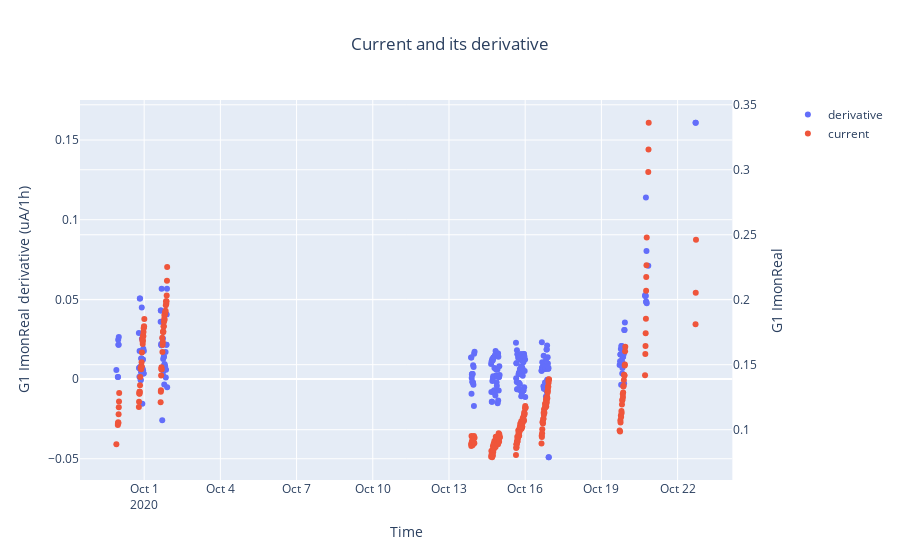

Write notebook code for a chart like this one.
### Code cell
run=417
fig = make_subplots(specs=[[{"secondary_y": True}]])

fig.add_trace(
            go.Scatter(x=cluster_pd.index[cluster_pd["run"]>run],y=cluster_pd.derivative[cluster_pd["run"]>run],name="derivative",mode="markers")
            )
fig.add_trace( 
    go.Scatter(x=cluster_pd.index[cluster_pd["run"]>run],y=cluster_pd.current[cluster_pd["run"]>run],
              mode="markers",name="current"
              ),
    secondary_y=True)
fig.update_layout(title=dict(text='Current and its derivative', x=0.5),
                   yaxis_title='G1 ImonReal derivative (uA/1h)',
                   yaxis2_title='G1 ImonReal ',
                   xaxis_title='Time')
fig.write_html("exp_plots/Derivative_and_current_corretto.html", include_plotlyjs="CDN")

fig.show()

### Figure 1 — Plotly figure (JSON) as saved in the notebook; plotly's stock layout.template omitted (floating-point values rounded to 4 significant figures; data arrays with more than 128 entries replaced by an {"elided": "..."} marker saying what was removed)
{"data": [{"mode": "markers", "name": "derivative", "type": "scatter", "x": {"elided": "248 str values"}, "y": {"elided": "248 float values"}}, {"mode": "markers", "name": "current", "type": "scatter", "x": {"elided": "248 str values"}, "xaxis": "x", "y": {"elided": "248 float values"}, "yaxis": "y2"}], "layout": {"title": {"text": "Current and its derivative", "x": 0.5}, "xaxis": {"anchor": "y", "domain": [0, 0.94], "title": {"text": "Time"}}, "yaxis": {"anchor": "x", "domain": [0, 1], "title": {"text": "G1 ImonReal derivative (uA/1h)"}}, "yaxis2": {"anchor": "x", "overlaying": "y", "side": "right", "title": {"text": "G1 ImonReal "}}}}
